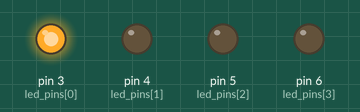
Recording of a sketch running on a simulated Arduino Uno, built with avr-gcc and run on an emulated ATmega328P. Shown: output pins drawn as LEDs (lit = HIGH).

Above: at 0.05 s.
At 1.35 s:
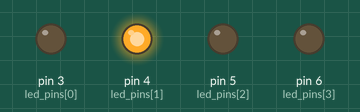
At 2.15 s:
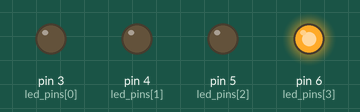
At 2.85 s:
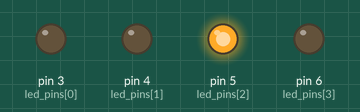
Timing chart, 0 to 3.1 s (numbered marks = the images above):
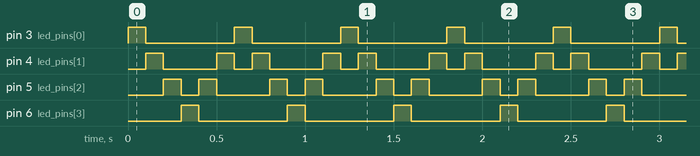

Measured:
- by itself, pin 3 (led_pins[0]), pin 6 (led_pins[3]): alternates HIGH for 0.10 s and LOW for 0.50 s
- by itself, pin 4 (led_pins[1]): repeats every 0.60 s: LOW 0.30 s, HIGH 0.10 s, LOW 0.10 s, HIGH 0.10 s
- by itself, pin 5 (led_pins[2]): repeats every 0.60 s: LOW 0.10 s, HIGH 0.10 s, LOW 0.30 s, HIGH 0.10 s

The sketch:

ex-super-car.ino
```cpp
#define N_LEDS 4
#define DELAY 100

int led_pins[N_LEDS] = { 3, 4, 5, 6};

int current = 0;
int step = 1;

void test();

void setup() {
  for (int i = 0; i < N_LEDS; i++){
    pinMode(led_pins[i],OUTPUT);
  }
  /* testing */
  // test();
}


void loop() {
  digitalWrite(led_pins[current],HIGH);
  delay(DELAY);
  digitalWrite(led_pins[current],LOW);

  current += step;

  if (current == N_LEDS){
    current = N_LEDS - 2;
    step = -step;
  } else if (current < 0){
    current = 1;
    step = -step;
  }
}

void test(){
  for (int i = 0; i < N_LEDS; i++){
    digitalWrite(led_pins[i],HIGH);
  }
}
```
